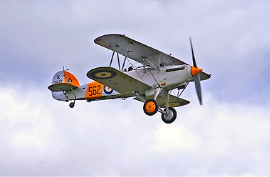
#> input picture EX_VISION/Data/save/airplain.bmp, 270 x 177 px, found by its file name
$ jupyter execute --allow-errors ex06_operation_diff.ipynb
#> lines starting #> are read from the running program, lines starting #| are printed output that depends on the picture
##### OpenCV 이미지 픽셀 연산

[1] 모듈로딩 및 데이터 준비<hr>

[cell 1]
## [1-1] 모듈로딩
import cv2
import numpy as np
import matplotlib.pyplot as plt

[cell 2]
## [1-2] 데이터 준비
img0 = np.zeros((300,300,3))     # 1채널:  np.zeros((300,300))
img1 = np.full_like(img0, 255)

print(f'img0 => {img0.shape}     img1 => {img1.shape}')

[2] 이미지 데이터 시각화 <hr>

[cell 3]
fig, axes = plt.subplots(1, 2, figsize=(20, 5))
for ax, img, title in zip(axes, [img0, img1], ['ZEROS','ONES']):
    ax.imshow(img)
    ax.set_title(title)
plt.show()
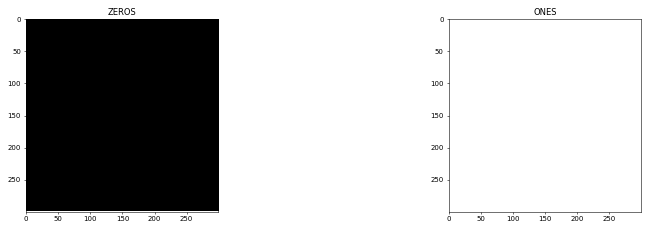
#> figure drawn by matplotlib, 2 panels

[3] 이미지 픽셀 연산 <hr>

[cell 4]
## 픽셀 단위 덧셈 연산
img0_0 = (img0 + 120).astype(int)
print(f'img0_0 => {img0_0.shape} \n{img0_0[:3, :3]}')

print(img0_0.dtype)
# img0_0=img0_0.astype(int)
# print(img0_0.dtype)

# 이미지 픽셀값 => 정수 0~255, 정규화 실수 0.0 ~ 1.0
plt.imshow(img0_0)
plt.show()

[cell 5]
## 픽셀 단위 곱셈/나눗셈 연산
img0_1 = (img0 * 10).astype(int)
img1_1 = (img1 / 10).astype(int)
print(f'img0_1 => {img0_1.shape} \n{img0_1[:3, :3]}')
print(f'img1_1 => {img1_1.shape} \n{img1_1[:3, :3]}')

# 이미지 픽셀값 => 정수 0~255, 정규화 실수 0.0 ~ 1.0
plt.imshow(img1_1)
plt.show()

[4] 연산관련 함수 <hr>

[cell 6]
## [4-1] 픽셀간 덧셈 연산 함수 add(이미지1, 이미지2)
## - 이미지 합성, 필터 효과 적용시
## - 픽셀 값의 합의 범위 : 255초과 불가!, 255초과시 255로 값 설정
img0=img0.astype(np.uint8)
img1=img1.astype(np.uint8)

print(img0.dtype, img1.dtype)

[cell 7]
## [4-1-1] 연산 수행
result = cv2.add(img0, img1)

## 시각화
plt.imshow(result)
plt.show()

[cell 8]
## [4-1-2] 합성하고자 하는 이미지 2개 로딩
## 조건 : 채널과 크기 동일해야함
rose=cv2.imread('../Data/Image/rose_01.jpg')
black=cv2.imread('../Data/Image/black_circle.jpg')
#> (the rest of this cell did not finish here and is left out)

[cell 9]
## [4-2] 픽셀간 뺄셈 연산 함수 subtract(이미지1, 이미지2)
## - 이미지 간 차이점 분석, 특정 영역의 변화 감지
## - 픽셀 값의 뺄셈의 범위 : 0미만 불가!, 0미만 즉 음수시 0으로 값 설정
## [4-2-1]
result = cv2.subtract(img0, img1)

## 시각화
plt.imshow(result)
plt.show()

[cell 10]
## [4-2-2] 변경/차이점 감지할 이미지 2개 로딩
## 조건 : 채널과 크기 동일해야함
street1=cv2.imread('../Data/Image/street_01.jpg')
street2=cv2.imread('../Data/Image/street_02.jpg')
#> (the rest of this cell did not finish here and is left out)

[5] MASK 이미지를 활용한 합성<hr>
- mask/kernel => ROI영역을 255(흰색)으로 채운것, 나머지는 0(검은색)
- 내가 원하는 것만 추출
- 이진 마스크(Binary Mask)

[cell 11]
## 이미지 데이터 준비
ORI_FILE = '../Data/image/airplain.bmp'
MASK_FILE = '../Data/image/airplain_mask.bmp'
DEST_FILE = '../Data/image/field.bmp'

[cell 12]
## 이미지 데이터 로딩
oriNP = cv2.imread(ORI_FILE)
#> oriNP is the input picture: shape (177, 270, 3); mean B, G, R 215.3, 198, 198.3
maskNP = cv2.imread(MASK_FILE, cv2.IMREAD_GRAYSCALE)
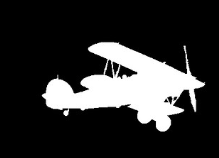
#> input picture EX_VISION/Data/save/airplain_mask.bmp, 219 x 158 px, found by its file name
#> maskNP: shape (158, 219); min 0, max 255, mean 48.1
destNP = cv2.imread(DEST_FILE)
#> (the rest of this cell did not finish here and is left out)
